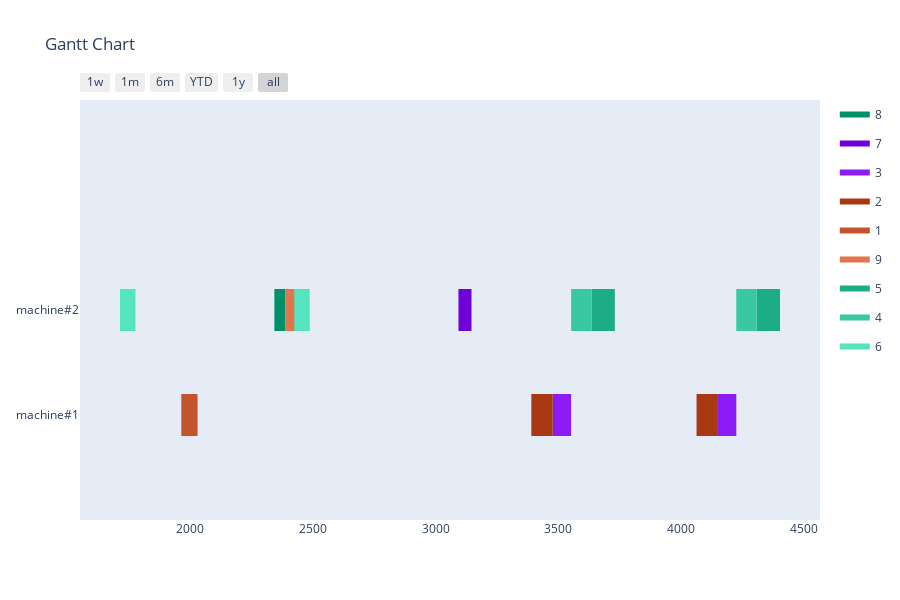

Notebook code cell kept with this figure:
### Markdown cell above
Greedy

### Code cell
agent = GreedyAgent(env)
simulator = AgentSimulator()
schedule, schedule_count = simulator.simulate(agent, orders_model)
print(f'Scheduled {schedule_count}/{len(orders_model)} Orders')
# TODO: replace static functions with functions from simulation environment
visualize_schedule(schedule, env)

### Figure 1 — Plotly figure (JSON) as saved in the notebook; plotly's stock layout.template omitted (floating-point values rounded to 4 significant figures)
{"data": [{"fill": "toself", "fillcolor": "rgb(0, 144, 106)", "hoverinfo": "name", "legendgroup": "rgb(0, 144, 106)", "mode": "none", "name": "8", "type": "scatter", "x": [831, 875, 875, 831, 831, 725, 769, 769, 725, 725, 2343, 2387, 2387, 2343], "y": [0.8, 0.8, 1.2, 1.2, null, 0.8, 0.8, 1.2, 1.2, null, 0.8, 0.8, 1.2, 1.2]}, {"fill": "toself", "fillcolor": "rgb(112, 0, 218)", "hoverinfo": "name", "legendgroup": "rgb(112, 0, 218)", "mode": "none", "name": "7", "type": "scatter", "x": [3093, 3146, 3146, 3093, 3093, 215, 268, 268, 215], "y": [0.8, 0.8, 1.2, 1.2, null, 0.8, 0.8, 1.2, 1.2]}, {"fill": "toself", "fillcolor": "rgb(140, 28, 246)", "hoverinfo": "name", "legendgroup": "rgb(140, 28, 246)", "mode": "none", "name": "3", "type": "scatter", "x": [4150, 4225, 4225, 4150, 4150, 152, 227, 227, 152, 152, 3477, 3552, 3552, 3477], "y": [-0.2, -0.2, 0.2, 0.2, null, -0.2, -0.2, 0.2, 0.2, null, -0.2, -0.2, 0.2, 0.2]}, {"fill": "toself", "fillcolor": "rgb(168, 56, 18)", "hoverinfo": "name", "legendgroup": "rgb(168, 56, 18)", "mode": "none", "name": "2", "type": "scatter", "x": [4063, 4150, 4150, 4063, 4063, 65, 152, 152, 65, 65, 3390, 3477, 3477, 3390], "y": [-0.2, -0.2, 0.2, 0.2, null, -0.2, -0.2, 0.2, 0.2, null, -0.2, -0.2, 0.2, 0.2]}, {"fill": "toself", "fillcolor": "rgb(196, 84, 46)", "hoverinfo": "name", "legendgroup": "rgb(196, 84, 46)", "mode": "none", "name": "1", "type": "scatter", "x": [30, 65, 65, 30], "y": [-0.2, -0.2, 0.2, 0.2]}, {"fill": "toself", "fillcolor": "rgb(228, 116, 78)", "hoverinfo": "name", "legendgroup": "rgb(228, 116, 78)", "mode": "none", "name": "9", "type": "scatter", "x": [875, 948, 948, 875, 875, 769, 842, 842, 769, 769, 2387, 2460, 2460, 2387], "y": [0.8, 0.8, 1.2, 1.2, null, 0.8, 0.8, 1.2, 1.2, null, 0.8, 0.8, 1.2, 1.2]}, {"fill": "toself", "fillcolor": "rgb(28, 172, 134)", "hoverinfo": "name", "legendgroup": "rgb(28, 172, 134)", "mode": "none", "name": "5", "type": "scatter", "x": [4308, 4403, 4403, 4308, 4308, 310, 405, 405, 310, 310, 3635, 3730, 3730, 3635], "y": [0.8, 0.8, 1.2, 1.2, null, 0.8, 0.8, 1.2, 1.2, null, 0.8, 0.8, 1.2, 1.2]}, {"fill": "toself", "fillcolor": "rgb(56, 200, 162)", "hoverinfo": "name", "legendgroup": "rgb(56, 200, 162)", "mode": "none", "name": "4", "type": "scatter", "x": [4225, 4308, 4308, 4225, 4225, 227, 310, 310, 227, 227, 3552, 3635, 3635, 3552], "y": [0.8, 0.8, 1.2, 1.2, null, 0.8, 0.8, 1.2, 1.2, null, 0.8, 0.8, 1.2, 1.2]}, {"fill": "toself", "fillcolor": "rgb(84, 228, 190)", "hoverinfo": "name", "legendgroup": "rgb(84, 228, 190)", "mode": "none", "name": "6", "type": "scatter", "x": [2424, 2487, 2487, 2424, 2424, 1714, 1777, 1777, 1714], "y": [0.8, 0.8, 1.2, 1.2, null, 0.8, 0.8, 1.2, 1.2]}, {"legendgroup": "rgb(0, 144, 106)", "marker": {"color": "rgb(0, 144, 106)", "opacity": 0, "size": 1}, "mode": "markers", "name": "", "showlegend": false, "text": [null, null, null, null, null, null], "type": "scatter", "x": [831, 875, 725, 769, 2343, 2387], "y": [1, 1, 1, 1, 1, 1]}, {"legendgroup": "rgb(112, 0, 218)", "marker": {"color": "rgb(112, 0, 218)", "opacity": 0, "size": 1}, "mode": "markers", "name": "", "showlegend": false, "text": [null, null, null, null], "type": "scatter", "x": [3093, 3146, 215, 268], "y": [1, 1, 1, 1]}, {"legendgroup": "rgb(140, 28, 246)", "marker": {"color": "rgb(140, 28, 246)", "opacity": 0, "size": 1}, "mode": "markers", "name": "", "showlegend": false, "text": [null, null, null, null, null, null], "type": "scatter", "x": [4150, 4225, 152, 227, 3477, 3552], "y": [0, 0, 0, 0, 0, 0]}, {"legendgroup": "rgb(168, 56, 18)", "marker": {"color": "rgb(168, 56, 18)", "opacity": 0, "size": 1}, "mode": "markers", "name": "", "showlegend": false, "text": [null, null, null, null, null, null], "type": "scatter", "x": [4063, 4150, 65, 152, 3390, 3477], "y": [0, 0, 0, 0, 0, 0]}, {"legendgroup": "rgb(196, 84, 46)", "marker": {"color": "rgb(196, 84, 46)", "opacity": 0, "size": 1}, "mode": "markers", "name": "", "showlegend": false, "text": [null, null], "type": "scatter", "x": [30, 65], "y": [0, 0]}, {"legendgroup": "rgb(228, 116, 78)", "marker": {"color": "rgb(228, 116, 78)", "opacity": 0, "size": 1}, "mode": "markers", "name": "", "showlegend": false, "text": [null, null, null, null, null, null], "type": "scatter", "x": [875, 948, 769, 842, 2387, 2460], "y": [1, 1, 1, 1, 1, 1]}, {"legendgroup": "rgb(28, 172, 134)", "marker": {"color": "rgb(28, 172, 134)", "opacity": 0, "size": 1}, "mode": "markers", "name": "", "showlegend": false, "text": [null, null, null, null, null, null], "type": "scatter", "x": [4308, 4403, 310, 405, 3635, 3730], "y": [1, 1, 1, 1, 1, 1]}, {"legendgroup": "rgb(56, 200, 162)", "marker": {"color": "rgb(56, 200, 162)", "opacity": 0, "size": 1}, "mode": "markers", "name": "", "showlegend": false, "text": [null, null, null, null, null, null], "type": "scatter", "x": [4225, 4308, 227, 310, 3552, 3635], "y": [1, 1, 1, 1, 1, 1]}, {"legendgroup": "rgb(84, 228, 190)", "marker": {"color": "rgb(84, 228, 190)", "opacity": 0, "size": 1}, "mode": "markers", "name": "", "showlegend": false, "text": [null, null, null, null], "type": "scatter", "x": [2424, 2487, 1714, 1777], "y": [1, 1, 1, 1]}], "layout": {"height": 600, "hovermode": "closest", "showlegend": true, "title": {"text": "Gantt Chart"}, "xaxis": {"rangeselector": {"buttons": [{"count": 7, "label": "1w", "step": "day", "stepmode": "backward"}, {"count": 1, "label": "1m", "step": "month", "stepmode": "backward"}, {"count": 6, "label": "6m", "step": "month", "stepmode": "backward"}, {"count": 1, "label": "YTD", "step": "year", "stepmode": "todate"}, {"count": 1, "label": "1y", "step": "year", "stepmode": "backward"}, {"step": "all"}]}, "showgrid": false, "type": "date", "zeroline": false}, "yaxis": {"autorange": false, "range": [-1, 3], "showgrid": false, "ticktext": ["machine#1", "machine#2"], "tickvals": [0, 1], "zeroline": false}}}
